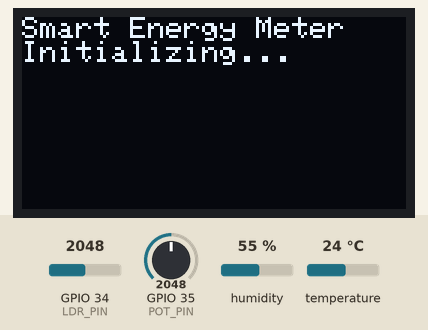
A sketch run on a simulated ESP32. Shown: 128×64 one-colour display. The test bench sets the inputs (shaded band); at power-on: GPIO 34 (LDR_PIN) = 2048, GPIO 35 (POT_PIN) = 2048, humidity 55 %, temperature 24 °C. WiFi joins after 1.5 s; servers stay silent unless stated; random numbers use the default seed unless the sketch sets one; no MQTT or app messages arrive unless stated; what the sketch prints to the serial monitor is not drawn.

Above: at 0.1 s.
At 1.7 s:
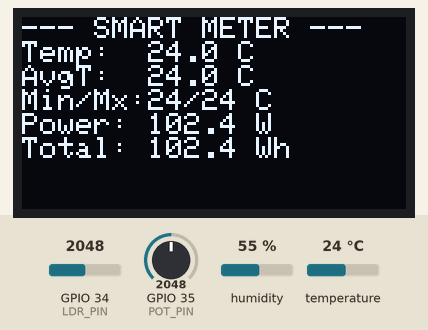
At 31.7 s:
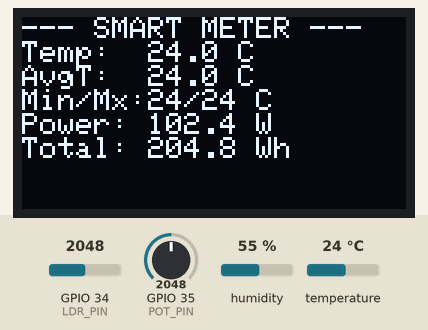
At 61.7 s:
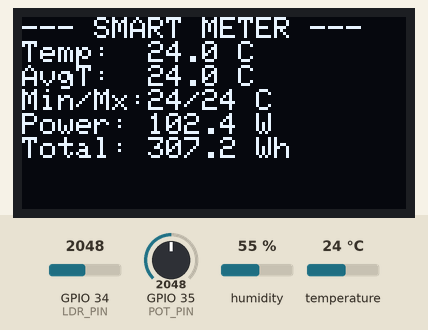
At 91.7 s:
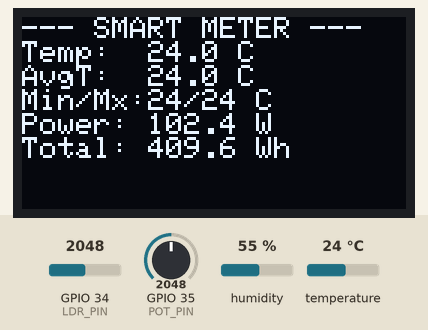
At 121.7 s:
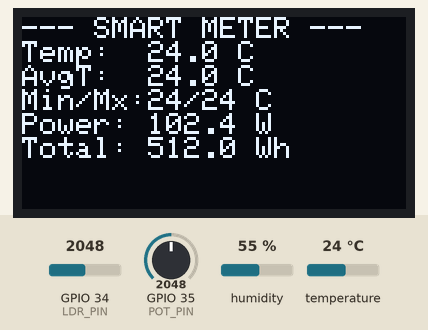

The sketch:

SmartEnergyMeter.ino
```cpp
#include <WiFi.h>
#include <PubSubClient.h>
#include <DHT.h>
#include <Wire.h>
#include <Adafruit_GFX.h>
#include <Adafruit_SSD1306.h>

const char* ssid = "id";
const char* password = "123123!@#";
const char* mqtt_server = "broker.hivemq.com";

WiFiClient espClient;
PubSubClient client(espClient);

#define DHTPIN 4
#define DHTTYPE DHT11
#define LDR_PIN 34
#define POT_PIN 35

#define SCREEN_WIDTH 128
#define SCREEN_HEIGHT 64
Adafruit_SSD1306 display(SCREEN_WIDTH, SCREEN_HEIGHT, &Wire, -1);

DHT dht(DHTPIN, DHTTYPE);

RTC_DATA_ATTR float cumulativeEnergy = 0.0;
RTC_DATA_ATTR float tempHistory[5] = {0};
RTC_DATA_ATTR int tempIndex = 0;
RTC_DATA_ATTR int sampleCount = 0;
RTC_DATA_ATTR float maxTemp = -999.0;
RTC_DATA_ATTR float minTemp = 999.0;

unsigned long lastPublishTime = 0;
const long interval = 30000;

void setup_wifi() {
  delay(10);
  Serial.println();
  Serial.print("Connecting to WiFi: ");
  Serial.println(ssid);
  WiFi.begin(ssid, password);

  int tries = 0;
  while (WiFi.status() != WL_CONNECTED && tries < 20) {
    delay(500);
    Serial.print(".");
    tries++;
  }
  if(WiFi.status() == WL_CONNECTED) {
    Serial.println("\nWiFi Connected!");
  } else {
    Serial.println("\nWiFi Failed, running in local display mode.");
  }
}

void reconnect_mqtt() {
  if (WiFi.status() != WL_CONNECTED) return;
  if (!client.connected()) {
    String clientId = "ESP32SmartMeter-" + String(random(0xffff), HEX);
    client.connect(clientId.c_str());
  }
}

void setup() {
  Serial.begin(115200);
  dht.begin();

  if(!display.begin(SSD1306_SWITCHCAPVCC, 0x3C)) {
    Serial.println(F("SSD1306 allocation failed"));
    while(1);
  }

  display.clearDisplay();
  display.setTextSize(1);
  display.setTextColor(SSD1306_WHITE);
  display.setCursor(0, 0);
  display.println("Smart Energy Meter");
  display.println("Initializing...");
  display.display();

  setup_wifi();
  client.setServer(mqtt_server, 1883);
}

void loop() {
  if (WiFi.status() == WL_CONNECTED) {
    if (!client.connected()) {
      reconnect_mqtt();
    }
    client.loop();
  }

  unsigned long currentMillis = millis();

  if (currentMillis - lastPublishTime >= interval || lastPublishTime == 0) {
    lastPublishTime = currentMillis;

    float currentTemp = dht.readTemperature();
    int potValue = analogRead(POT_PIN);
    int ldrValue = analogRead(LDR_PIN);

    if (isnan(currentTemp) || currentTemp > 60 || currentTemp < -10) {
      Serial.println("Invalid temperature reading, skipping...");
      return;
    }

    tempHistory[tempIndex] = currentTemp;
    tempIndex = (tempIndex + 1) % 5;
    if (sampleCount < 5) sampleCount++;

    float tempSum = 0;
    for (int i = 0; i < sampleCount; i++) {
      tempSum += tempHistory[i];
    }
    float movingAvgTemp = tempSum / sampleCount;

    if (currentTemp > maxTemp) maxTemp = currentTemp;
    if (currentTemp < minTemp) minTemp = currentTemp;

    float scalingFactor = 0.05;
    float instantPower = potValue * scalingFactor;

    cumulativeEnergy += instantPower;

    Serial.println("\n========== [Smart Meter Telemetry - 30s] ==========");
    Serial.print("Current Temp:      "); Serial.print(currentTemp); Serial.println(" C");
    Serial.print("Moving Avg (5):    "); Serial.print(movingAvgTemp); Serial.println(" C");
    Serial.print("Max / Min Temp:    "); Serial.print(maxTemp); Serial.print(" / "); Serial.print(minTemp); Serial.println(" C");
    Serial.print("Light Level (LDR): "); Serial.println(ldrValue);
    Serial.print("Instant Power:     "); Serial.print(instantPower); Serial.println(" W");
    Serial.print("Cumulative Energy: "); Serial.print(cumulativeEnergy); Serial.println(" Wh");

    display.clearDisplay();
    display.setCursor(0, 0);
    display.println("--- SMART METER ---");
    display.print("Temp:  "); display.print(currentTemp, 1); display.println(" C");
    display.print("AvgT:  "); display.print(movingAvgTemp, 1); display.println(" C");
    display.print("Min/Mx:"); display.print(minTemp, 0); display.print("/"); display.print(maxTemp, 0); display.println(" C");
    display.print("Power: "); display.print(instantPower, 1); display.println(" W");
    display.print("Total: "); display.print(cumulativeEnergy, 1); display.println(" Wh");
    display.display();

    if (client.connected()) {
      String payload = "{";
      payload += "\"temp\":" + String(currentTemp, 2) + ",";
      payload += "\"avgTemp\":" + String(movingAvgTemp, 2) + ",";
      payload += "\"minTemp\":" + String(minTemp, 2) + ",";
      payload += "\"maxTemp\":" + String(maxTemp, 2) + ",";
      payload += "\"ldr\":" + String(ldrValue) + ",";
      payload += "\"power\":" + String(instantPower, 2) + ",";
      payload += "\"energy\":" + String(cumulativeEnergy, 2);
      payload += "}";

      client.publish("esp32/smartmeter/telemetry", payload.c_str());
      Serial.println("Published via MQTT: " + payload);
    }
  }
}
```

Measured:
- what the display in image 1 shows lasts 30.0 s, from 1.7 s to 31.7 s
